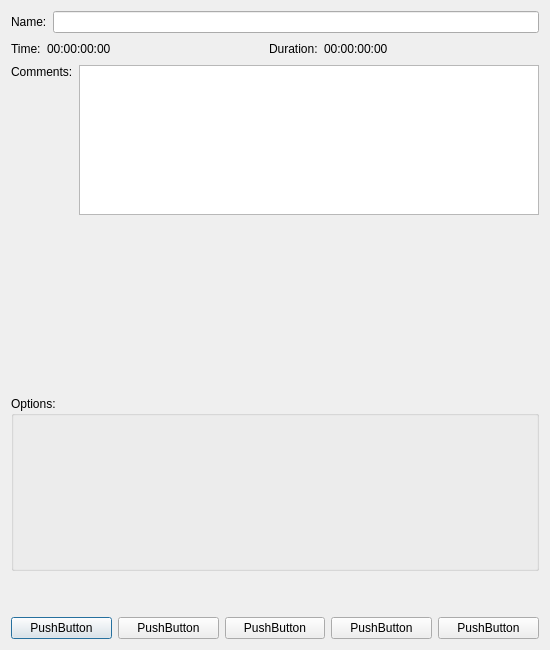
<?xml version="1.0" encoding="UTF-8"?>
<ui version="4.0">
 <class>MarkerDialog</class>
 <widget class="QDialog" name="MarkerDialog">
  <property name="geometry">
   <rect>
    <x>0</x>
    <y>0</y>
    <width>550</width>
    <height>650</height>
   </rect>
  </property>
  <property name="windowTitle">
   <string>Marker @ --:--:--:--</string>
  </property>
  <layout class="QVBoxLayout" name="verticalLayout">
   <item>
    <layout class="QHBoxLayout" name="horizontalLayout_2">
     <item>
      <widget class="QLabel" name="label">
       <property name="text">
        <string>Name:</string>
       </property>
      </widget>
     </item>
     <item>
      <widget class="QLineEdit" name="markerName"/>
     </item>
    </layout>
   </item>
   <item>
    <layout class="QHBoxLayout" name="horizontalLayout_3">
     <item>
      <widget class="QLabel" name="label_2">
       <property name="text">
        <string>Time:</string>
       </property>
      </widget>
     </item>
     <item>
      <widget class="QLabel" name="timestampLabel">
       <property name="text">
        <string>00:00:00:00</string>
       </property>
      </widget>
     </item>
     <item>
      <spacer name="horizontalSpacer">
       <property name="orientation">
        <enum>Qt::Orientation::Horizontal</enum>
       </property>
       <property name="sizeHint" stdset="0">
        <size>
         <width>40</width>
         <height>20</height>
        </size>
       </property>
      </spacer>
     </item>
     <item>
      <widget class="QLabel" name="label_4">
       <property name="text">
        <string>Duration:</string>
       </property>
      </widget>
     </item>
     <item>
      <widget class="QLabel" name="durationLabel">
       <property name="text">
        <string>00:00:00:00</string>
       </property>
      </widget>
     </item>
     <item>
      <spacer name="horizontalSpacer_2">
       <property name="orientation">
        <enum>Qt::Orientation::Horizontal</enum>
       </property>
       <property name="sizeHint" stdset="0">
        <size>
         <width>40</width>
         <height>20</height>
        </size>
       </property>
      </spacer>
     </item>
    </layout>
   </item>
   <item>
    <layout class="QHBoxLayout" name="horizontalLayout_4">
     <item>
      <widget class="QLabel" name="label_6">
       <property name="text">
        <string>Comments:</string>
       </property>
       <property name="alignment">
        <set>Qt::AlignmentFlag::AlignLeading|Qt::AlignmentFlag::AlignLeft|Qt::AlignmentFlag::AlignTop</set>
       </property>
      </widget>
     </item>
     <item>
      <widget class="QPlainTextEdit" name="plainTextEdit">
       <property name="maximumSize">
        <size>
         <width>16777215</width>
         <height>150</height>
        </size>
       </property>
      </widget>
     </item>
    </layout>
   </item>
   <item>
    <spacer name="verticalSpacer">
     <property name="orientation">
      <enum>Qt::Orientation::Vertical</enum>
     </property>
     <property name="sizeHint" stdset="0">
      <size>
       <width>20</width>
       <height>40</height>
      </size>
     </property>
    </spacer>
   </item>
   <item>
    <widget class="QGroupBox" name="groupBox">
     <property name="sizePolicy">
      <sizepolicy hsizetype="Preferred" vsizetype="Expanding">
       <horstretch>0</horstretch>
       <verstretch>0</verstretch>
      </sizepolicy>
     </property>
     <property name="title">
      <string>Options:</string>
     </property>
    </widget>
   </item>
   <item>
    <spacer name="verticalSpacer_2">
     <property name="orientation">
      <enum>Qt::Orientation::Vertical</enum>
     </property>
     <property name="sizeType">
      <enum>QSizePolicy::Policy::Fixed</enum>
     </property>
     <property name="sizeHint" stdset="0">
      <size>
       <width>20</width>
       <height>40</height>
      </size>
     </property>
    </spacer>
   </item>
   <item>
    <layout class="QHBoxLayout" name="horizontalLayout">
     <item>
      <widget class="QPushButton" name="pushButton_5">
       <property name="text">
        <string>PushButton</string>
       </property>
      </widget>
     </item>
     <item>
      <widget class="QPushButton" name="pushButton_4">
       <property name="text">
        <string>PushButton</string>
       </property>
      </widget>
     </item>
     <item>
      <widget class="QPushButton" name="pushButton_3">
       <property name="text">
        <string>PushButton</string>
       </property>
      </widget>
     </item>
     <item>
      <widget class="QPushButton" name="pushButton_2">
       <property name="text">
        <string>PushButton</string>
       </property>
      </widget>
     </item>
     <item>
      <widget class="QPushButton" name="pushButton">
       <property name="text">
        <string>PushButton</string>
       </property>
      </widget>
     </item>
    </layout>
   </item>
  </layout>
 </widget>
 <resources/>
 <connections/>
</ui>
